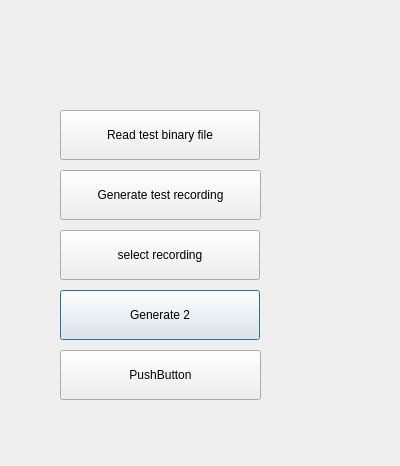
<?xml version="1.0" encoding="UTF-8"?>
<ui version="4.0">
 <class>AnalysisDialog</class>
 <widget class="QDialog" name="AnalysisDialog">
  <property name="geometry">
   <rect>
    <x>0</x>
    <y>0</y>
    <width>400</width>
    <height>466</height>
   </rect>
  </property>
  <property name="minimumSize">
   <size>
    <width>200</width>
    <height>75</height>
   </size>
  </property>
  <property name="windowTitle">
   <string>Dialog</string>
  </property>
  <widget class="QPushButton" name="bntGenerate2">
   <property name="geometry">
    <rect>
     <x>60</x>
     <y>290</y>
     <width>200</width>
     <height>50</height>
    </rect>
   </property>
   <property name="minimumSize">
    <size>
     <width>175</width>
     <height>50</height>
    </size>
   </property>
   <property name="text">
    <string>Generate 2</string>
   </property>
  </widget>
  <widget class="QPushButton" name="btnBear">
   <property name="geometry">
    <rect>
     <x>60</x>
     <y>350</y>
     <width>201</width>
     <height>50</height>
    </rect>
   </property>
   <property name="minimumSize">
    <size>
     <width>175</width>
     <height>50</height>
    </size>
   </property>
   <property name="text">
    <string>PushButton</string>
   </property>
  </widget>
  <widget class="QPushButton" name="btnGenerate">
   <property name="geometry">
    <rect>
     <x>60</x>
     <y>170</y>
     <width>201</width>
     <height>50</height>
    </rect>
   </property>
   <property name="minimumSize">
    <size>
     <width>175</width>
     <height>50</height>
    </size>
   </property>
   <property name="text">
    <string>Generate test recording</string>
   </property>
  </widget>
  <widget class="QPushButton" name="btnSelectRecording">
   <property name="geometry">
    <rect>
     <x>60</x>
     <y>230</y>
     <width>200</width>
     <height>50</height>
    </rect>
   </property>
   <property name="minimumSize">
    <size>
     <width>200</width>
     <height>50</height>
    </size>
   </property>
   <property name="text">
    <string>select recording</string>
   </property>
  </widget>
  <widget class="QPushButton" name="btnReadBinaryFile">
   <property name="geometry">
    <rect>
     <x>60</x>
     <y>110</y>
     <width>200</width>
     <height>50</height>
    </rect>
   </property>
   <property name="minimumSize">
    <size>
     <width>200</width>
     <height>50</height>
    </size>
   </property>
   <property name="text">
    <string>Read test binary file</string>
   </property>
  </widget>
 </widget>
 <resources/>
 <connections/>
</ui>
